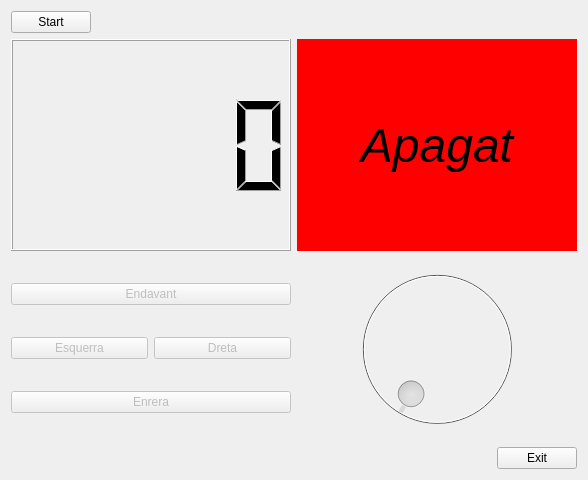
<?xml version="1.0" encoding="UTF-8"?>
<ui version="4.0">
 <class>myForm</class>
 <widget class="QWidget" name="myForm">
  <property name="geometry">
   <rect>
    <x>0</x>
    <y>0</y>
    <width>588</width>
    <height>480</height>
   </rect>
  </property>
  <property name="windowTitle">
   <string>Robot</string>
  </property>
  <layout class="QVBoxLayout" name="verticalLayout_3">
   <item>
    <layout class="QHBoxLayout" name="horizontalLayout_5">
     <item>
      <widget class="QPushButton" name="pushButton_6">
       <property name="text">
        <string>Start</string>
       </property>
       <property name="checkable">
        <bool>true</bool>
       </property>
      </widget>
     </item>
     <item>
      <spacer name="horizontalSpacer_2">
       <property name="orientation">
        <enum>Qt::Horizontal</enum>
       </property>
       <property name="sizeHint" stdset="0">
        <size>
         <width>40</width>
         <height>20</height>
        </size>
       </property>
      </spacer>
     </item>
    </layout>
   </item>
   <item>
    <layout class="QHBoxLayout" name="horizontalLayout_4">
     <item>
      <widget class="QLCDNumber" name="lcdNumber"/>
     </item>
     <item>
      <widget class="myLabel" name="label">
       <property name="font">
        <font>
         <pointsize>36</pointsize>
         <italic>true</italic>
        </font>
       </property>
       <property name="autoFillBackground">
        <bool>false</bool>
       </property>
       <property name="styleSheet">
        <string notr="true">background-color: rgb(255, 0, 0);</string>
       </property>
       <property name="text">
        <string>Apagat</string>
       </property>
       <property name="alignment">
        <set>Qt::AlignCenter</set>
       </property>
      </widget>
     </item>
    </layout>
   </item>
   <item>
    <layout class="QVBoxLayout" name="verticalLayout_2">
     <item>
      <layout class="QHBoxLayout" name="horizontalLayout_2">
       <item>
        <layout class="QVBoxLayout" name="verticalLayout">
         <item>
          <widget class="QPushButton" name="pushButton_3">
           <property name="enabled">
            <bool>false</bool>
           </property>
           <property name="text">
            <string>Endavant</string>
           </property>
          </widget>
         </item>
         <item>
          <layout class="QHBoxLayout" name="horizontalLayout">
           <item>
            <widget class="QPushButton" name="pushButton_2">
             <property name="enabled">
              <bool>false</bool>
             </property>
             <property name="text">
              <string>Esquerra</string>
             </property>
            </widget>
           </item>
           <item>
            <widget class="QPushButton" name="pushButton">
             <property name="enabled">
              <bool>false</bool>
             </property>
             <property name="text">
              <string>Dreta</string>
             </property>
            </widget>
           </item>
          </layout>
         </item>
         <item>
          <widget class="QPushButton" name="pushButton_4">
           <property name="enabled">
            <bool>false</bool>
           </property>
           <property name="text">
            <string>Enrera</string>
           </property>
          </widget>
         </item>
        </layout>
       </item>
       <item>
        <widget class="QDial" name="dial">
         <property name="enabled">
          <bool>false</bool>
         </property>
        </widget>
       </item>
      </layout>
     </item>
     <item>
      <layout class="QHBoxLayout" name="horizontalLayout_3">
       <item>
        <spacer name="horizontalSpacer">
         <property name="orientation">
          <enum>Qt::Horizontal</enum>
         </property>
         <property name="sizeHint" stdset="0">
          <size>
           <width>58</width>
           <height>20</height>
          </size>
         </property>
        </spacer>
       </item>
       <item>
        <widget class="QPushButton" name="pushButton_5">
         <property name="text">
          <string>Exit</string>
         </property>
        </widget>
       </item>
      </layout>
     </item>
    </layout>
   </item>
  </layout>
 </widget>
 <customwidgets>
  <customwidget>
   <class>myLabel</class>
   <extends>QLabel</extends>
   <header>myLabel.h</header>
   <slots>
    <signal>enviamoves(int)</signal>
    <signal>SwitchOff()</signal>
    <slot>ChangeStat()</slot>
    <slot>IncUp()</slot>
    <slot>IncDown()</slot>
    <slot>IncLeft()</slot>
    <slot>IncRight()</slot>
    <slot>Gir()</slot>
   </slots>
  </customwidget>
 </customwidgets>
 <resources/>
 <connections>
  <connection>
   <sender>pushButton_6</sender>
   <signal>toggled(bool)</signal>
   <receiver>pushButton_3</receiver>
   <slot>setEnabled(bool)</slot>
   <hints>
    <hint type="sourcelabel">
     <x>63</x>
     <y>93</y>
    </hint>
    <hint type="destinationlabel">
     <x>74</x>
     <y>333</y>
    </hint>
   </hints>
  </connection>
  <connection>
   <sender>pushButton_6</sender>
   <signal>toggled(bool)</signal>
   <receiver>pushButton_2</receiver>
   <slot>setEnabled(bool)</slot>
   <hints>
    <hint type="sourcelabel">
     <x>48</x>
     <y>89</y>
    </hint>
    <hint type="destinationlabel">
     <x>34</x>
     <y>386</y>
    </hint>
   </hints>
  </connection>
  <connection>
   <sender>pushButton_6</sender>
   <signal>toggled(bool)</signal>
   <receiver>pushButton</receiver>
   <slot>setEnabled(bool)</slot>
   <hints>
    <hint type="sourcelabel">
     <x>57</x>
     <y>86</y>
    </hint>
    <hint type="destinationlabel">
     <x>172</x>
     <y>378</y>
    </hint>
   </hints>
  </connection>
  <connection>
   <sender>pushButton_6</sender>
   <signal>toggled(bool)</signal>
   <receiver>pushButton_4</receiver>
   <slot>setEnabled(bool)</slot>
   <hints>
    <hint type="sourcelabel">
     <x>19</x>
     <y>86</y>
    </hint>
    <hint type="destinationlabel">
     <x>21</x>
     <y>410</y>
    </hint>
   </hints>
  </connection>
  <connection>
   <sender>pushButton_6</sender>
   <signal>toggled(bool)</signal>
   <receiver>dial</receiver>
   <slot>setEnabled(bool)</slot>
   <hints>
    <hint type="sourcelabel">
     <x>89</x>
     <y>85</y>
    </hint>
    <hint type="destinationlabel">
     <x>333</x>
     <y>332</y>
    </hint>
   </hints>
  </connection>
  <connection>
   <sender>pushButton_5</sender>
   <signal>clicked()</signal>
   <receiver>myForm</receiver>
   <slot>close()</slot>
   <hints>
    <hint type="sourcelabel">
     <x>514</x>
     <y>463</y>
    </hint>
    <hint type="destinationlabel">
     <x>583</x>
     <y>448</y>
    </hint>
   </hints>
  </connection>
  <connection>
   <sender>pushButton_3</sender>
   <signal>clicked()</signal>
   <receiver>label</receiver>
   <slot>IncUp()</slot>
   <hints>
    <hint type="sourcelabel">
     <x>222</x>
     <y>328</y>
    </hint>
    <hint type="destinationlabel">
     <x>387</x>
     <y>207</y>
    </hint>
   </hints>
  </connection>
  <connection>
   <sender>pushButton_2</sender>
   <signal>clicked()</signal>
   <receiver>label</receiver>
   <slot>IncLeft()</slot>
   <hints>
    <hint type="sourcelabel">
     <x>131</x>
     <y>370</y>
    </hint>
    <hint type="destinationlabel">
     <x>355</x>
     <y>278</y>
    </hint>
   </hints>
  </connection>
  <connection>
   <sender>pushButton</sender>
   <signal>clicked()</signal>
   <receiver>label</receiver>
   <slot>IncRight()</slot>
   <hints>
    <hint type="sourcelabel">
     <x>281</x>
     <y>374</y>
    </hint>
    <hint type="destinationlabel">
     <x>391</x>
     <y>269</y>
    </hint>
   </hints>
  </connection>
  <connection>
   <sender>pushButton_4</sender>
   <signal>clicked()</signal>
   <receiver>label</receiver>
   <slot>IncDown()</slot>
   <hints>
    <hint type="sourcelabel">
     <x>223</x>
     <y>419</y>
    </hint>
    <hint type="destinationlabel">
     <x>333</x>
     <y>182</y>
    </hint>
   </hints>
  </connection>
  <connection>
   <sender>dial</sender>
   <signal>sliderPressed()</signal>
   <receiver>label</receiver>
   <slot>Gir()</slot>
   <hints>
    <hint type="sourcelabel">
     <x>521</x>
     <y>379</y>
    </hint>
    <hint type="destinationlabel">
     <x>463</x>
     <y>273</y>
    </hint>
   </hints>
  </connection>
  <connection>
   <sender>pushButton_6</sender>
   <signal>clicked()</signal>
   <receiver>label</receiver>
   <slot>ChangeStat()</slot>
   <hints>
    <hint type="sourcelabel">
     <x>16</x>
     <y>76</y>
    </hint>
    <hint type="destinationlabel">
     <x>416</x>
     <y>197</y>
    </hint>
   </hints>
  </connection>
  <connection>
   <sender>label</sender>
   <signal>enviamoves(int)</signal>
   <receiver>lcdNumber</receiver>
   <slot>display(int)</slot>
   <hints>
    <hint type="sourcelabel">
     <x>312</x>
     <y>170</y>
    </hint>
    <hint type="destinationlabel">
     <x>226</x>
     <y>173</y>
    </hint>
   </hints>
  </connection>
  <connection>
   <sender>label</sender>
   <signal>SwitchOff()</signal>
   <receiver>pushButton_6</receiver>
   <slot>click()</slot>
   <hints>
    <hint type="sourcelabel">
     <x>501</x>
     <y>193</y>
    </hint>
    <hint type="destinationlabel">
     <x>73</x>
     <y>87</y>
    </hint>
   </hints>
  </connection>
 </connections>
</ui>
